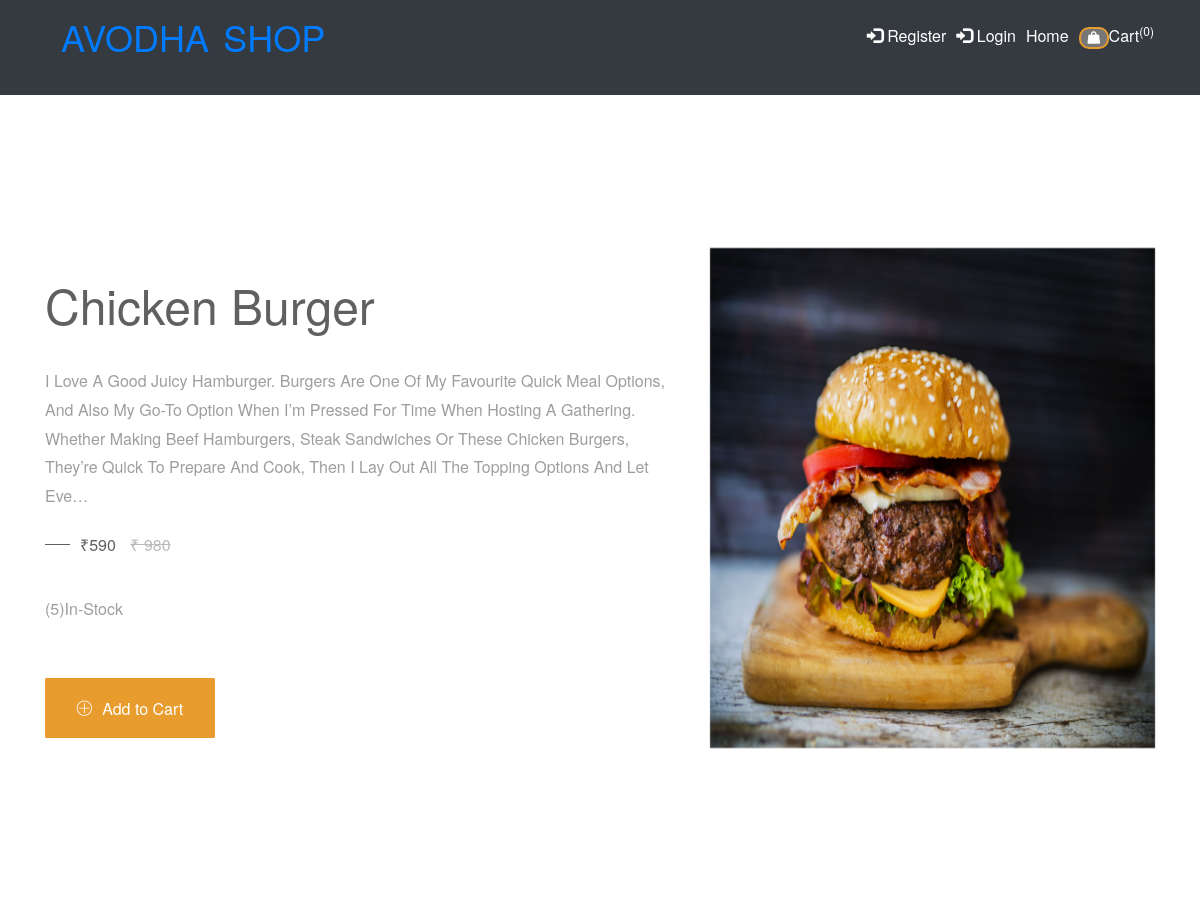
The app's page /burger-recipe/chicken-burger with its own data.
### shop/models.py (models this page shows, shortened)
class products(models.Model):
    name = models.CharField(max_length=150, unique=True)
    slug = models.SlugField(max_length=150, unique=True)
    img=models.ImageField(upload_to='product')
    desc=models.TextField()
    stock=models.IntegerField()
    available=models.BooleanField()
    price=models.IntegerField()
    category=models.ForeignKey(categ,on_delete=models.CASCADE)

### shop/views.py (the view)
# urls.py: path('<slug:c_slug>/<slug:product_slug>',views.proddetails,name='details'),
def proddetails(request,c_slug,product_slug):
    try:
        prod=products.objects.get(category__slug=c_slug,slug=product_slug)
    except Exception as e:
        raise e
    return render(request,'item.html',{'pr':prod})

### cart/context_processor.py (called while the page is built)
def count(request):
    item_count=0
    if 'admin' in request.path:
        return {}
    else:
        try:
            ct=cartlist.objects.filter(cart_id=c_id(request))
            cti=items.objects.all().filter(cart=ct[:1])
            for c in cti:
                item_count+=c.quan
        except cartlist.DoesNotExist:
            item_count=0
        return dict(itc=item_count)

### cart/views.py (called while the page is built)
def c_id(request):
    ct_id = request.session.session_key
    if not ct_id:
        ct_id = request.session.create()
    return ct_id

### templates/item.html (shortened to what this page needs)
{% extends 'base.html' %}
{% load static %}
{% block content %}
<!doctype html>
<html class="no-js" lang="en">
    <head>
        <link rel="stylesheet" href="{% static 'pr/css/font-awesome.min.css' %}">
		<link rel="stylesheet" href="{% static 'pr/css/linearicons.css' %}">
        <link rel="stylesheet" href="{% static 'pr/css/animate.css' %}">
        <link rel="stylesheet" href="{% static 'pr/css/owl.carousel.min.css' %}">
		<link rel="stylesheet" href="{% static 'pr/css/owl.theme.default.min.css' %}">
        <link rel="stylesheet" href="{% static 'pr/css/bootstrap.min.css' %}">
		<link rel="stylesheet" href="{% static 'pr/css/bootsnav.css' %}" >
        <link rel="stylesheet" href="{% static 'pr/css/style.css' %}">
        <link rel="stylesheet" href="{% static 'pr/css/responsive.css' %}">
        <link rel="stylesheet" href="https://cdn.jsdelivr.net/npm/bootstrap@4.0.0/dist/css/bootstrap.min.css">
		<link rel="stylesheet" href="https://maxcdn.bootstrapcdn.com/bootstrap/3.4.1/css/bootstrap.min.css">
    </head>
	<body>
<div class="item active">
						<div class="single-slide-item slide1">
							<div class="container">
								<div class="welcome-hero-content">
									<div class="row">
										<div class="col-sm-7">
											<div class="single-welcome-hero">
												<div class="welcome-hero-txt">
													<h2>{{pr.name}}</h2>
													<p>
														{{pr.desc}}
													</p>
													<div class="packages-price">
														<p>
															₹{{pr.price}}
															<del>₹ 980</del>
														</p>
													</div>
													<p>({{pr.stock}})In-Stock</p>
	                                                {% if pr.stock <= 0 %}
													<h1 style="color:red">sorry no stock left</h1>
													{% else %}
													<button class="btn-cart welcome-add-cart" onclick="window.location.href='{% url 'addcart' pr.id %}'">
														<span class="lnr lnr-plus-circle"></span>
														add <span>to</span> cart
													</button>
													{% endif %}
												</div>
											</div>
										</div>
										<div class="col-sm-5">
											<div class="single-welcome-hero">
												<div class="welcome-hero-img">
													<img src="{{pr.img.url}}" alt="slider image" style="height:500px;width:500px;">
												</div>
											</div>
										</div>
									</div>
								</div>
							</div>
						</div>
					</div>
    </body>
</html>
{% endblock %}

### static/pr/css/bootsnav.css (style rules this page uses)
body { -webkit-transition: all 0.3s ease-in-out; -moz-transition: all 0.3s ease-in-out; -o-transition: all 0.3s ease-in-out; -ms-transition: all 0.3s ease-in-out; transition: all 0.3s ease-in-out; }

### static/pr/css/style.css (style rules this page uses)
* { padding: 0; margin: 0; }
* { -webkit-box-sizing:border-box; -moz-box-sizing:border-box; -o-box-sizing:border-box; -ms-box-sizing:border-box; box-sizing:border-box; }
body { font-family: 'Roboto', sans-serif; font-size:16px; color:#a09e9c; background: #fff; text-transform: capitalize; max-width:1920px; margin:0 auto; overflow-x:hidden; }
h1,h2,h3,h4,h5,h6 { margin: 0; color:#5f5b57; font-size: 18px; font-weight: 500; }
p { margin: 0; color:#a09e9c; font-size:16px; line-height: 1.8; }
img { border:none;max-width:100%; height:auto; }
select,input,textarea,button { box-shadow:none;outline:0!important; }
button { background: transparent;border: 0; }
html,body { height: 100%; }
.btn-cart { display: flex; justify-content: center; align-items: center; background: #e99c2e; border: 1px solid #e99c2e; width: 80px; height: 30px; white-space: nowrap; color: #fff; font-size: 12px; font-weight: 500; text-transform: capitalize; border-radius: 3px; }
.packages-price p { position: relative; color: #616060; font-size: 16px; font-weight: 500; }
.packages-price del,.packages-price span { color: #bbb9b9; font-size: 16px; font-weight: 500; }
.packages-price del { margin-left: 10px; }
.single-slide-item { position: relative; background-size: cover; background-position: center; }
.single-slide-item.slide1 { background:transparent; }
.single-welcome-hero { display: flex; align-items: center; flex-direction: column; justify-content: center; height: 920px; }
.welcome-hero-txt h2 { font-size: 48px; color: #616060; font-weight: 400; margin: 20px 0 22px; }
.welcome-hero-txt p { margin: 35px 0 20px; }
.welcome-hero-txt .packages-price p { margin: 0; padding-left: 35px; }
.packages-price p:before { position: absolute; content: ""; width: 25px; height: 1px; background: #616060; top: 45%; left: 0; }
.btn-cart.welcome-add-cart,.btn-cart.welcome-add-cart.welcome-more-info { width: 170px; height: 60px; line-height: 60px; border-radius: 1px; font-size: 16px; font-weight: 500; display: inline-block; margin-top: 34px; -webkit-transition: 0.3s linear; -moz-transition: 0.3s linear; -ms-transition: 0.3s linear; -o-transition: 0.3s linear; transition: 0.3s linear; }
.btn-cart.welcome-add-cart span { text-transform: lowercase; }
.btn-cart.welcome-add-cart span.lnr.lnr-plus-circle { position: relative; top: 0px; font-size: 16px; margin-right: 5px; }

### static/pr/css/responsive.css (style rules this page uses)
@media screen and (max-width:1440px) { .single-welcome-hero { height: 807px; } }

### records on screen
products: name "Chicken Burger", desc "I Love A Good Juicy Hamburger. Burgers Are One Of My Favourite Quick Meal Options, And Also My Go-To Option When I’m Pressed For Time When Hosting A Gathering. Whether Making Beef Hamburgers, Steak Sandwiches Or These Chicken Burgers, They’re Quick To Prepare And Cook, Then I Lay Out All The Topping Options And Let Eve…", price "590", stock "5", img (picture)

### other values on screen
{{ itc }} "0"
